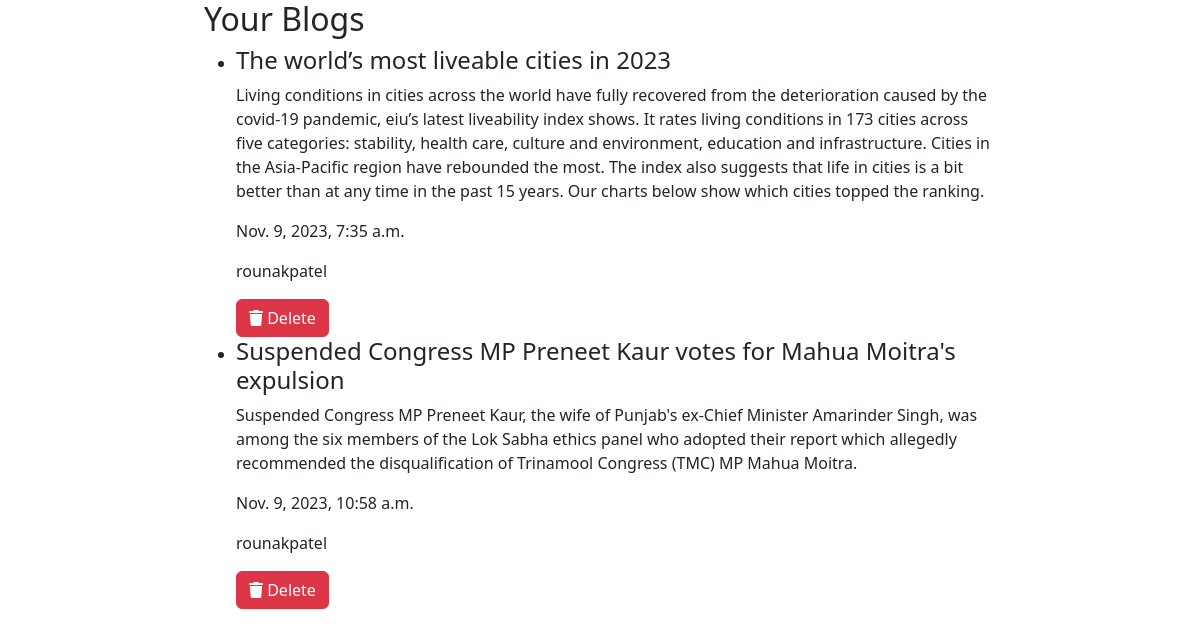
Page /dashboard/ (signed in) on the committed database.
### accounts/models.py (models this page shows, shortened)
class Blog(models.Model):
    user = models.ForeignKey(settings.AUTH_USER_MODEL, on_delete=models.CASCADE)
    title = models.CharField(max_length=255)
    content = models.TextField()
    date_created = models.DateTimeField(auto_now_add=True)

class CustomUser(AbstractUser):
    pass

### accounts/views.py (the view)
# urls.py: path('dashboard/', views.blog_dashboard,name='dashboard'),
@login_required
def blog_dashboard(request):
    blogs = Blog.objects.filter(user=request.user)
    return render(request, 'dashboard.html',{'blogs': blogs})

### accounts/templates/dashboard.html (shortened to what this page needs)
{% block content %}
<link href="https://cdn.jsdelivr.net/npm/bootstrap@5.3.2/dist/css/bootstrap.min.css" rel="stylesheet">
<link rel="stylesheet" href="path/to/font-awesome/css/font-awesome.min.css">
<div class="row">
<link rel="stylesheet" href="https://cdnjs.cloudflare.com/ajax/libs/font-awesome/6.0.0/css/all.min.css">
    <div class="col-md-8 mx-auto">
        <h2>Your Blogs</h2>
        <ul>
            {% for blog in blogs %}
                <li>
                    <h4>{{ blog.title }}</h4>
                    <p>{{ blog.content }}</p>
                    <p>{{ blog.date_created }}</p>
                    <p>{{blog.user}}</p>
                    <a href="{% url 'delete_blog' blog.id %}" class="btn btn-danger">
                        <i class="fas fa-trash"></i> Delete
                    </a>
                </li>
            {% endfor %}
        </ul>
    </div>
</div>
{% endblock %}

### rows in the picture
Blog: title "The world’s most liveable cities in 2023", content "Living conditions in cities across the world have fully recovered from the deterioration caused by the covid-19 pandemic, eiu’s latest liveability index shows. It rates living conditions in 173 cities across five categories: stability, health care, culture and environment, education and infrastructure. Cities in the Asia-Pacific region have rebounded the most. The index also suggests that life in cities is a bit better than at any time in the past 15 years. Our charts below show which cities topped the ranking.", date_created "Nov. 9, 2023, 7:35 a.m.", user "rounakpatel"
Blog: title "Suspended Congress MP Preneet Kaur votes for Mahua Moitra's expulsion", content "Suspended Congress MP Preneet Kaur, the wife of Punjab's ex-Chief Minister Amarinder Singh, was among the six members of the Lok Sabha ethics panel who adopted their report which allegedly recommended the disqualification of Trinamool Congress (TMC) MP Mahua Moitra.", date_created "Nov. 9, 2023, 10:58 a.m.", user "rounakpatel"
